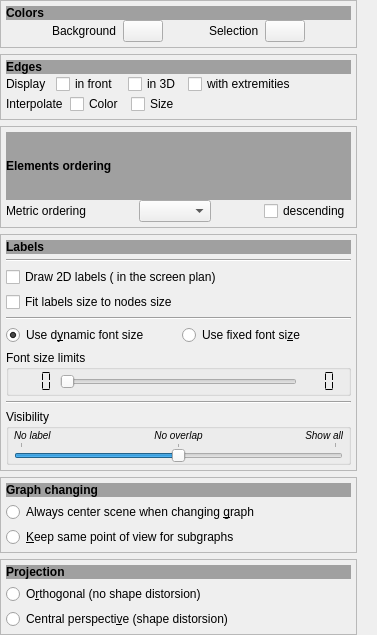
     <widget class="QWidget" name="scrollAreaWidgetContents">
      <property name="geometry">
       <rect>
        <x>0</x>
        <y>0</y>
        <width>377</width>
        <height>635</height>
       </rect>
      </property>
      <property name="sizePolicy">
       <sizepolicy hsizetype="Preferred" vsizetype="Fixed">
        <horstretch>0</horstretch>
        <verstretch>0</verstretch>
       </sizepolicy>
      </property>
      <layout class="QVBoxLayout" name="verticalLayout_2">
       <property name="leftMargin">
        <number>0</number>
       </property>
       <property name="topMargin">
        <number>0</number>
       </property>
       <property name="rightMargin">
        <number>20</number>
       </property>
       <property name="bottomMargin">
        <number>0</number>
       </property>
       <item>
        <widget class="QFrame" name="colorsFrame">
         <property name="sizePolicy">
          <sizepolicy hsizetype="Preferred" vsizetype="Fixed">
           <horstretch>0</horstretch>
           <verstretch>0</verstretch>
          </sizepolicy>
         </property>
         <property name="frameShape">
          <enum>QFrame::StyledPanel</enum>
         </property>
         <property name="frameShadow">
          <enum>QFrame::Raised</enum>
         </property>
         <property name="section" stdset="0">
          <bool>false</bool>
         </property>
         <layout class="QVBoxLayout" name="verticalLayout_8">
          <property name="spacing">
           <number>0</number>
          </property>
          <property name="leftMargin">
           <number>5</number>
          </property>
          <property name="topMargin">
           <number>5</number>
          </property>
          <property name="rightMargin">
           <number>5</number>
          </property>
          <property name="bottomMargin">
           <number>5</number>
          </property>
          <item>
           <widget class="QLabel" name="label">
            <property name="sizePolicy">
             <sizepolicy hsizetype="Preferred" vsizetype="Preferred">
              <horstretch>0</horstretch>
              <verstretch>0</verstretch>
             </sizepolicy>
            </property>
            <property name="minimumSize">
             <size>
              <width>80</width>
              <height>0</height>
             </size>
            </property>
            <property name="styleSheet">
             <string notr="true">font-weight: bold;
background-color: rgb(160, 160, 160);</string>
            </property>
            <property name="text">
             <string>Colors</string>
            </property>
            <property name="alignment">
             <set>Qt::AlignLeading|Qt::AlignLeft|Qt::AlignTop</set>
            </property>
           </widget>
          </item>
          <item>
           <layout class="QVBoxLayout" name="verticalLayout_5">
            <property name="spacing">
             <number>0</number>
            </property>
            <item>
             <layout class="QHBoxLayout" name="horizontalLayout_7">
              <item>
               <spacer name="horizontalSpacer_3">
                <property name="orientation">
                 <enum>Qt::Horizontal</enum>
                </property>
                <property name="sizeHint" stdset="0">
                 <size>
                  <width>40</width>
                  <height>20</height>
                 </size>
                </property>
               </spacer>
              </item>
              <item>
               <widget class="QLabel" name="backgroundColorLabel">
                <property name="text">
                 <string>Background  </string>
                </property>
               </widget>
              </item>
              <item>
               <widget class="tlp::ColorButton" name="backgroundColorButton">
                <property name="sizePolicy">
                 <sizepolicy hsizetype="Minimum" vsizetype="Preferred">
                  <horstretch>0</horstretch>
                  <verstretch>0</verstretch>
                 </sizepolicy>
                </property>
                <property name="minimumSize">
                 <size>
                  <width>20</width>
                  <height>0</height>
                 </size>
                </property>
                <property name="text">
                 <string/>
                </property>
               </widget>
              </item>
              <item>
               <spacer name="horizontalSpacer_2">
                <property name="orientation">
                 <enum>Qt::Horizontal</enum>
                </property>
                <property name="sizeHint" stdset="0">
                 <size>
                  <width>40</width>
                  <height>20</height>
                 </size>
                </property>
               </spacer>
              </item>
              <item>
               <widget class="QLabel" name="selectionColorLabel">
                <property name="text">
                 <string>Selection  </string>
                </property>
               </widget>
              </item>
              <item>
               <widget class="tlp::ColorButton" name="selectionColorButton">
                <property name="sizePolicy">
                 <sizepolicy hsizetype="Minimum" vsizetype="Preferred">
                  <horstretch>0</horstretch>
                  <verstretch>0</verstretch>
                 </sizepolicy>
                </property>
                <property name="minimumSize">
                 <size>
                  <width>20</width>
                  <height>0</height>
                 </size>
                </property>
                <property name="text">
                 <string/>
                </property>
               </widget>
              </item>
              <item>
               <spacer name="horizontalSpacer_4">
                <property name="orientation">
                 <enum>Qt::Horizontal</enum>
                </property>
                <property name="sizeHint" stdset="0">
                 <size>
                  <width>40</width>
                  <height>20</height>
                 </size>
                </property>
               </spacer>
              </item>
             </layout>
            </item>
           </layout>
          </item>
         </layout>
        </widget>
       </item>
       <item>
        <widget class="QFrame" name="edgesFrame">
         <property name="sizePolicy">
          <sizepolicy hsizetype="Preferred" vsizetype="Fixed">
           <horstretch>0</horstretch>
           <verstretch>0</verstretch>
          </sizepolicy>
         </property>
         <property name="frameShape">
          <enum>QFrame::StyledPanel</enum>
         </property>
         <property name="frameShadow">
          <enum>QFrame::Raised</enum>
         </property>
         <property name="section" stdset="0">
          <bool>false</bool>
         </property>
         <layout class="QVBoxLayout" name="verticalLayout_7">
          <property name="spacing">
           <number>0</number>
          </property>
          <property name="leftMargin">
           <number>5</number>
          </property>
          <property name="topMargin">
           <number>5</number>
          </property>
          <property name="rightMargin">
           <number>5</number>
          </property>
          <property name="bottomMargin">
           <number>5</number>
          </property>
          <item>
           <layout class="QVBoxLayout" name="edgesFrameContents">
            <property name="spacing">
             <number>0</number>
            </property>
            <property name="rightMargin">
             <number>0</number>
            </property>
            <item>
             <widget class="QLabel" name="edgesFrameTitle">
              <property name="minimumSize">
               <size>
                <width>80</width>
                <height>0</height>
               </size>
              </property>
              <property name="styleSheet">
               <string notr="true">font-weight: bold;
background-color: rgb(160, 160, 160);</string>
              </property>
              <property name="text">
               <string>Edges</string>
              </property>
              <property name="alignment">
               <set>Qt::AlignLeading|Qt::AlignLeft|Qt::AlignTop</set>
              </property>
             </widget>
            </item>
            <item>
             <layout class="QHBoxLayout" name="edgeDisplayLayout">
              <property name="spacing">
               <number>0</number>
              </property>
              <property name="leftMargin">
               <number>0</number>
              </property>
              <item>
               <widget class="QLabel" name="label_5">
                <property name="text">
                 <string>Display   </string>
                </property>
               </widget>
              </item>
              <item>
               <widget class="QCheckBox" name="edgesFrontCheck">
                <property name="toolTip">
                 <string>&lt;p&gt;If checked, the edges are displayed in front of the nodes, in order to improve the long-distance edges display.&lt;/p&gt;</string>
                </property>
                <property name="text">
                 <string>in front   </string>
                </property>
               </widget>
              </item>
              <item>
               <widget class="QCheckBox" name="edges3DCheck">
                <property name="sizePolicy">
                 <sizepolicy hsizetype="Expanding" vsizetype="Fixed">
                  <horstretch>0</horstretch>
                  <verstretch>0</verstretch>
                 </sizepolicy>
                </property>
                <property name="toolTip">
                 <string>if checked, edges are drawn as tubes</string>
                </property>
                <property name="text">
                 <string>in 3D  </string>
                </property>
               </widget>
              </item>
              <item>
               <widget class="QCheckBox" name="edgesArrowCheck">
                <property name="toolTip">
                 <string>enable/disable the display of the edges extremities (usually an arrow)</string>
                </property>
                <property name="text">
                 <string>with extremities</string>
                </property>
               </widget>
              </item>
              <item>
               <spacer name="horizontalSpacer_6">
                <property name="orientation">
                 <enum>Qt::Horizontal</enum>
                </property>
                <property name="sizeHint" stdset="0">
                 <size>
                  <width>40</width>
                  <height>20</height>
                 </size>
                </property>
               </spacer>
              </item>
             </layout>
            </item>
            <item>
             <layout class="QHBoxLayout" name="edgeInterpolateLayout">
              <item>
               <widget class="QLabel" name="label_4">
                <property name="text">
                 <string>Interpolate  </string>
                </property>
               </widget>
              </item>
              <item>
               <widget class="QCheckBox" name="edgesColorInterpolationCheck">
                <property name="toolTip">
                 <string>&lt;p&gt;if checked, the color along the edges is interpolated using the colors of the linked nodes&lt;/p&gt;</string>
                </property>
                <property name="text">
                 <string>Color  </string>
                </property>
               </widget>
              </item>
              <item>
               <widget class="QCheckBox" name="edgesSizeInterpolationCheck">
                <property name="toolTip">
                 <string>&lt;p&gt;if checked, the size along the edges is interpolated using the sizes of the linked nodes&lt;/p&gt;</string>
                </property>
                <property name="text">
                 <string>Size</string>
                </property>
               </widget>
              </item>
              <item>
               <spacer name="horizontalSpacer_5">
                <property name="orientation">
                 <enum>Qt::Horizontal</enum>
                </property>
                <property name="sizeHint" stdset="0">
                 <size>
                  <width>40</width>
                  <height>20</height>
                 </size>
                </property>
               </spacer>
              </item>
             </layout>
            </item>
           </layout>
          </item>
         </layout>
        </widget>
       </item>
       <item>
        <widget class="QFrame" name="frame">
         <property name="frameShape">
          <enum>QFrame::StyledPanel</enum>
         </property>
         <property name="frameShadow">
          <enum>QFrame::Raised</enum>
         </property>
         <layout class="QVBoxLayout" name="verticalLayout_10">
          <property name="spacing">
           <number>0</number>
          </property>
          <property name="leftMargin">
           <number>5</number>
          </property>
          <property name="topMargin">
           <number>5</number>
          </property>
          <property name="rightMargin">
           <number>5</number>
          </property>
          <property name="bottomMargin">
           <number>5</number>
          </property>
          <item>
           <widget class="QLabel" name="label_3">
            <property name="styleSheet">
             <string notr="true">font-weight: bold;
background-color: rgb(160, 160, 160);</string>
            </property>
            <property name="text">
             <string>Elements ordering</string>
            </property>
           </widget>
          </item>
          <item>
           <layout class="QHBoxLayout" name="horizontalLayout_2">
            <item>
             <widget class="QLabel" name="label_2">
              <property name="sizePolicy">
               <sizepolicy hsizetype="Minimum" vsizetype="Preferred">
                <horstretch>0</horstretch>
                <verstretch>0</verstretch>
               </sizepolicy>
              </property>
              <property name="toolTip">
               <string>manage the display of the graph nodes/edges by ordering them according to a metric</string>
              </property>
              <property name="text">
               <string>Metric ordering</string>
              </property>
             </widget>
            </item>
            <item>
             <spacer name="horizontalSpacer_7">
              <property name="orientation">
               <enum>Qt::Horizontal</enum>
              </property>
              <property name="sizeHint" stdset="0">
               <size>
                <width>40</width>
                <height>20</height>
               </size>
              </property>
             </spacer>
            </item>
            <item>
             <widget class="QComboBox" name="labelsOrderingCombo">
              <property name="sizePolicy">
               <sizepolicy hsizetype="Preferred" vsizetype="Fixed">
                <horstretch>0</horstretch>
                <verstretch>0</verstretch>
               </sizepolicy>
              </property>
              <property name="toolTip">
               <string>manage the display of the graph nodes/edges by ordering them according to a metric</string>
              </property>
             </widget>
            </item>
            <item>
             <spacer name="horizontalSpacer">
              <property name="orientation">
               <enum>Qt::Horizontal</enum>
              </property>
              <property name="sizeHint" stdset="0">
               <size>
                <width>40</width>
                <height>20</height>
               </size>
              </property>
             </spacer>
            </item>
            <item>
             <widget class="QCheckBox" name="descendingCB">
              <property name="text">
               <string>descending</string>
              </property>
             </widget>
            </item>
           </layout>
          </item>
         </layout>
        </widget>
       </item>
       <item>
        <widget class="QFrame" name="labelsFrame">
         <property name="frameShape">
          <enum>QFrame::StyledPanel</enum>
         </property>
         <property name="frameShadow">
          <enum>QFrame::Raised</enum>
         </property>
         <layout class="QVBoxLayout" name="verticalLayout_6">
          <property name="spacing">
           <number>5</number>
          </property>
          <property name="leftMargin">
           <number>5</number>
          </property>
          <property name="topMargin">
           <number>5</number>
          </property>
          <property name="rightMargin">
           <number>5</number>
          </property>
          <property name="bottomMargin">
           <number>5</number>
          </property>
          <item>
           <widget class="QLabel" name="labelsFrameTitle">
            <property name="minimumSize">
             <size>
              <width>80</width>
              <height>0</height>
             </size>
            </property>
            <property name="styleSheet">
             <string notr="true">font-weight: bold;
background-color: rgb(160, 160, 160);</string>
            </property>
            <property name="text">
             <string>Labels</string>
            </property>
            <property name="alignment">
             <set>Qt::AlignLeading|Qt::AlignLeft|Qt::AlignTop</set>
            </property>
           </widget>
          </item>
          <item>
           <widget class="Line" name="line">
            <property name="orientation">
             <enum>Qt::Horizontal</enum>
            </property>
           </widget>
          </item>
          <item>
           <widget class="QCheckBox" name="labelsBillboardedCheck">
            <property name="toolTip">
             <string>&lt;p&gt;If checked, the labels are always drawn horizontally in the screen plan&lt;/p&gt;</string>
            </property>
            <property name="text">
             <string>Draw 2D labels ( in the screen plan)</string>
            </property>
           </widget>
          </item>
          <item>
           <widget class="QCheckBox" name="labelsFitCheck">
            <property name="toolTip">
             <string>&lt;p&gt;if checked, node labels  are always displayed into the associated  node&lt;/p&gt;</string>
            </property>
            <property name="text">
             <string>Fit labels size to nodes size</string>
            </property>
           </widget>
          </item>
          <item>
           <widget class="Line" name="line_2">
            <property name="orientation">
             <enum>Qt::Horizontal</enum>
            </property>
           </widget>
          </item>
          <item>
           <widget class="QFrame" name="frame_2">
            <property name="frameShape">
             <enum>QFrame::NoFrame</enum>
            </property>
            <property name="frameShadow">
             <enum>QFrame::Raised</enum>
            </property>
            <property name="lineWidth">
             <number>0</number>
            </property>
            <layout class="QHBoxLayout" name="horizontalLayout_6">
             <property name="leftMargin">
              <number>0</number>
             </property>
             <property name="topMargin">
              <number>0</number>
             </property>
             <property name="rightMargin">
              <number>0</number>
             </property>
             <property name="bottomMargin">
              <number>0</number>
             </property>
             <item>
              <widget class="QRadioButton" name="dynamicFontSizeRB">
               <property name="text">
                <string>Use d&amp;ynamic font size</string>
               </property>
               <property name="checked">
                <bool>true</bool>
               </property>
              </widget>
             </item>
             <item>
              <widget class="QRadioButton" name="fixedFontSizeRB">
               <property name="text">
                <string>Use fixed font si&amp;ze</string>
               </property>
              </widget>
             </item>
            </layout>
           </widget>
          </item>
          <item>
           <widget class="QGroupBox" name="sizeLimitsGB">
            <property name="title">
             <string>Font size limits</string>
            </property>
            <layout class="QHBoxLayout" name="horizontalLayout">
             <property name="spacing">
              <number>0</number>
             </property>
             <property name="leftMargin">
              <number>5</number>
             </property>
             <property name="topMargin">
              <number>0</number>
             </property>
             <property name="rightMargin">
              <number>5</number>
             </property>
             <property name="bottomMargin">
              <number>0</number>
             </property>
             <item>
              <widget class="QLCDNumber" name="labelsMinSize">
               <property name="sizePolicy">
                <sizepolicy hsizetype="Fixed" vsizetype="Fixed">
                 <horstretch>0</horstretch>
                 <verstretch>0</verstretch>
                </sizepolicy>
               </property>
               <property name="frameShape">
                <enum>QFrame::NoFrame</enum>
               </property>
               <property name="digitCount">
                <number>3</number>
               </property>
               <property name="segmentStyle">
                <enum>QLCDNumber::Flat</enum>
               </property>
              </widget>
             </item>
             <item>
              <widget class="tlp::RangeSlider" name="labelSizesRangeSlider">
               <property name="sizePolicy">
                <sizepolicy hsizetype="Expanding" vsizetype="Fixed">
                 <horstretch>0</horstretch>
                 <verstretch>0</verstretch>
                </sizepolicy>
               </property>
               <property name="toolTip">
                <string>give the allowed range of values for the dynamic font size</string>
               </property>
               <property name="minimum">
                <number>0</number>
               </property>
               <property name="maximum">
                <number>200</number>
               </property>
               <property name="orientation">
                <enum>Qt::Horizontal</enum>
               </property>
              </widget>
             </item>
             <item>
              <widget class="QLCDNumber" name="labelsMaxSize">
               <property name="sizePolicy">
                <sizepolicy hsizetype="Fixed" vsizetype="Fixed">
                 <horstretch>0</horstretch>
                 <verstretch>0</verstretch>
                </sizepolicy>
               </property>
               <property name="frameShape">
                <enum>QFrame::NoFrame</enum>
               </property>
               <property name="lineWidth">
                <number>0</number>
               </property>
               <property name="digitCount">
                <number>3</number>
               </property>
               <property name="segmentStyle">
                <enum>QLCDNumber::Flat</enum>
               </property>
              </widget>
             </item>
            </layout>
           </widget>
          </item>
          <item>
           <widget class="Line" name="line_3">
            <property name="orientation">
             <enum>Qt::Horizontal</enum>
            </property>
           </widget>
          </item>
          <item>
           <widget class="QGroupBox" name="groupBox_2">
            <property name="title">
             <string>Visibility</string>
            </property>
            <layout class="QGridLayout" name="gridLayout">
             <property name="leftMargin">
              <number>5</number>
             </property>
             <property name="topMargin">
              <number>0</number>
             </property>
             <property name="rightMargin">
              <number>5</number>
             </property>
             <property name="bottomMargin">
              <number>0</number>
             </property>
             <property name="spacing">
              <number>0</number>
             </property>
             <item row="0" column="0">
              <widget class="QLabel" name="labelsDisabledLabel">
               <property name="cursor">
                <cursorShape>PointingHandCursor</cursorShape>
               </property>
               <property name="text">
                <string>&lt;font size=&quot;2&quot;&gt;&lt;i&gt;No label&lt;/i&gt;&lt;/font&gt;</string>
               </property>
              </widget>
             </item>
             <item row="0" column="1">
              <widget class="QLabel" name="labelsNoOverlapLabel">
               <property name="cursor">
                <cursorShape>PointingHandCursor</cursorShape>
               </property>
               <property name="text">
                <string>&lt;font size=&quot;2&quot;&gt;&lt;i&gt;No overlap&lt;/i&gt;&lt;/font&gt;</string>
               </property>
               <property name="alignment">
                <set>Qt::AlignCenter</set>
               </property>
              </widget>
             </item>
             <item row="0" column="2">
              <widget class="QLabel" name="labelsShowAllLabel">
               <property name="cursor">
                <cursorShape>PointingHandCursor</cursorShape>
               </property>
               <property name="text">
                <string>&lt;font size=&quot;2&quot;&gt;&lt;i&gt;Show all&lt;/i&gt;&lt;/font&gt;</string>
               </property>
               <property name="alignment">
                <set>Qt::AlignRight|Qt::AlignTrailing|Qt::AlignVCenter</set>
               </property>
              </widget>
             </item>
             <item row="1" column="0" colspan="3">
              <widget class="QSlider" name="labelsDensitySlider">
               <property name="sizePolicy">
                <sizepolicy hsizetype="Expanding" vsizetype="Fixed">
                 <horstretch>0</horstretch>
                 <verstretch>0</verstretch>
                </sizepolicy>
               </property>
               <property name="toolTip">
                <string>specify the quantity of labels to be displayed</string>
               </property>
               <property name="minimum">
                <number>-100</number>
               </property>
               <property name="maximum">
                <number>100</number>
               </property>
               <property name="orientation">
                <enum>Qt::Horizontal</enum>
               </property>
               <property name="tickPosition">
                <enum>QSlider::TicksAbove</enum>
               </property>
               <property name="tickInterval">
                <number>100</number>
               </property>
              </widget>
             </item>
            </layout>
            <zorder>labelsDensitySlider</zorder>
            <zorder>labelsDisabledLabel</zorder>
            <zorder>labelsShowAllLabel</zorder>
            <zorder>labelsNoOverlapLabel</zorder>
           </widget>
          </item>
         </layout>
        </widget>
       </item>
       <item>
        <widget class="QFrame" name="changeGraphFrame">
         <property name="sizePolicy">
          <sizepolicy hsizetype="Preferred" vsizetype="Fixed">
           <horstretch>0</horstretch>
           <verstretch>0</verstretch>
          </sizepolicy>
         </property>
         <property name="frameShape">
          <enum>QFrame::StyledPanel</enum>
         </property>
         <property name="frameShadow">
          <enum>QFrame::Raised</enum>
         </property>
         <property name="section" stdset="0">
          <bool>false</bool>
         </property>
         <layout class="QVBoxLayout" name="verticalLayout_1">
          <property name="spacing">
           <number>0</number>
          </property>
          <property name="leftMargin">
           <number>5</number>
          </property>
          <property name="topMargin">
           <number>5</number>
          </property>
          <property name="rightMargin">
           <number>5</number>
          </property>
          <property name="bottomMargin">
           <number>5</number>
          </property>
          <item>
           <layout class="QVBoxLayout" name="changeGraphFrameContents">
            <property name="spacing">
             <number>5</number>
            </property>
            <item>
             <widget class="QLabel" name="changeGraphFrameTitle">
              <property name="minimumSize">
               <size>
                <width>80</width>
                <height>0</height>
               </size>
              </property>
              <property name="styleSheet">
               <string notr="true">font-weight: bold;
background-color: rgb(160, 160, 160);</string>
              </property>
              <property name="text">
               <string>Graph changing</string>
              </property>
              <property name="alignment">
               <set>Qt::AlignLeading|Qt::AlignLeft|Qt::AlignTop</set>
              </property>
             </widget>
            </item>
            <item>
             <widget class="QRadioButton" name="centerSceneRadioButton">
              <property name="toolTip">
               <string>The point of view of the scene will be always updated
to draw the graph in the center of the panel.</string>
              </property>
              <property name="text">
               <string>Always center scene when changing &amp;graph</string>
              </property>
              <attribute name="buttonGroup">
               <string notr="true">buttonGroup1</string>
              </attribute>
             </widget>
            </item>
            <item>
             <widget class="QRadioButton" name="keepSceneRadioButton">
              <property name="toolTip">
               <string>If the graph to display belongs to the same hierarchy
of the previously displayed graph, the point of view
of the scene remains unchanged.</string>
              </property>
              <property name="text">
               <string>&amp;Keep same point of view for subgraphs</string>
              </property>
              <attribute name="buttonGroup">
               <string notr="true">buttonGroup1</string>
              </attribute>
             </widget>
            </item>
           </layout>
          </item>
         </layout>
        </widget>
       </item>
       <item>
        <widget class="QFrame" name="projectionFrame">
         <property name="sizePolicy">
          <sizepolicy hsizetype="Preferred" vsizetype="Fixed">
           <horstretch>0</horstretch>
           <verstretch>0</verstretch>
          </sizepolicy>
         </property>
         <property name="frameShape">
          <enum>QFrame::StyledPanel</enum>
         </property>
         <property name="frameShadow">
          <enum>QFrame::Raised</enum>
         </property>
         <property name="section" stdset="0">
          <bool>false</bool>
         </property>
         <layout class="QVBoxLayout" name="verticalLayout_9">
          <property name="spacing">
           <number>0</number>
          </property>
          <property name="leftMargin">
           <number>5</number>
          </property>
          <property name="topMargin">
           <number>5</number>
          </property>
          <property name="rightMargin">
           <number>5</number>
          </property>
          <property name="bottomMargin">
           <number>5</number>
          </property>
          <item>
           <layout class="QVBoxLayout" name="projectionFrameContents">
            <property name="spacing">
             <number>5</number>
            </property>
            <item>
             <widget class="QLabel" name="projectionFrameTitle">
              <property name="minimumSize">
               <size>
                <width>80</width>
                <height>0</height>
               </size>
              </property>
              <property name="styleSheet">
               <string notr="true">font-weight: bold;
background-color: rgb(160, 160, 160);</string>
              </property>
              <property name="text">
               <string>Projection</string>
              </property>
              <property name="alignment">
               <set>Qt::AlignLeading|Qt::AlignLeft|Qt::AlignTop</set>
              </property>
             </widget>
            </item>
            <item>
             <widget class="QRadioButton" name="orthoRadioButton">
              <property name="toolTip">
               <string>Parallel lines are preserved.</string>
              </property>
              <property name="text">
               <string>O&amp;rthogonal (no shape distorsion)</string>
              </property>
              <attribute name="buttonGroup">
               <string notr="true">buttonGroup</string>
              </attribute>
             </widget>
            </item>
            <item>
             <widget class="QRadioButton" name="centralRadioButton">
              <property name="toolTip">
               <string>&lt;p&gt;As in the human view perception,&lt;br/&gt;parallel lines are not necessarily represented as parallel&lt;br/&gt;and closer the nodes are, the bigger they are represented.&lt;/p&gt;</string>
              </property>
              <property name="text">
               <string>Central perspecti&amp;ve (shape distorsion)</string>
              </property>
              <attribute name="buttonGroup">
               <string notr="true">buttonGroup</string>
              </attribute>
             </widget>
            </item>
           </layout>
          </item>
         </layout>
        </widget>
       </item>
      </layout>
     </widget>
